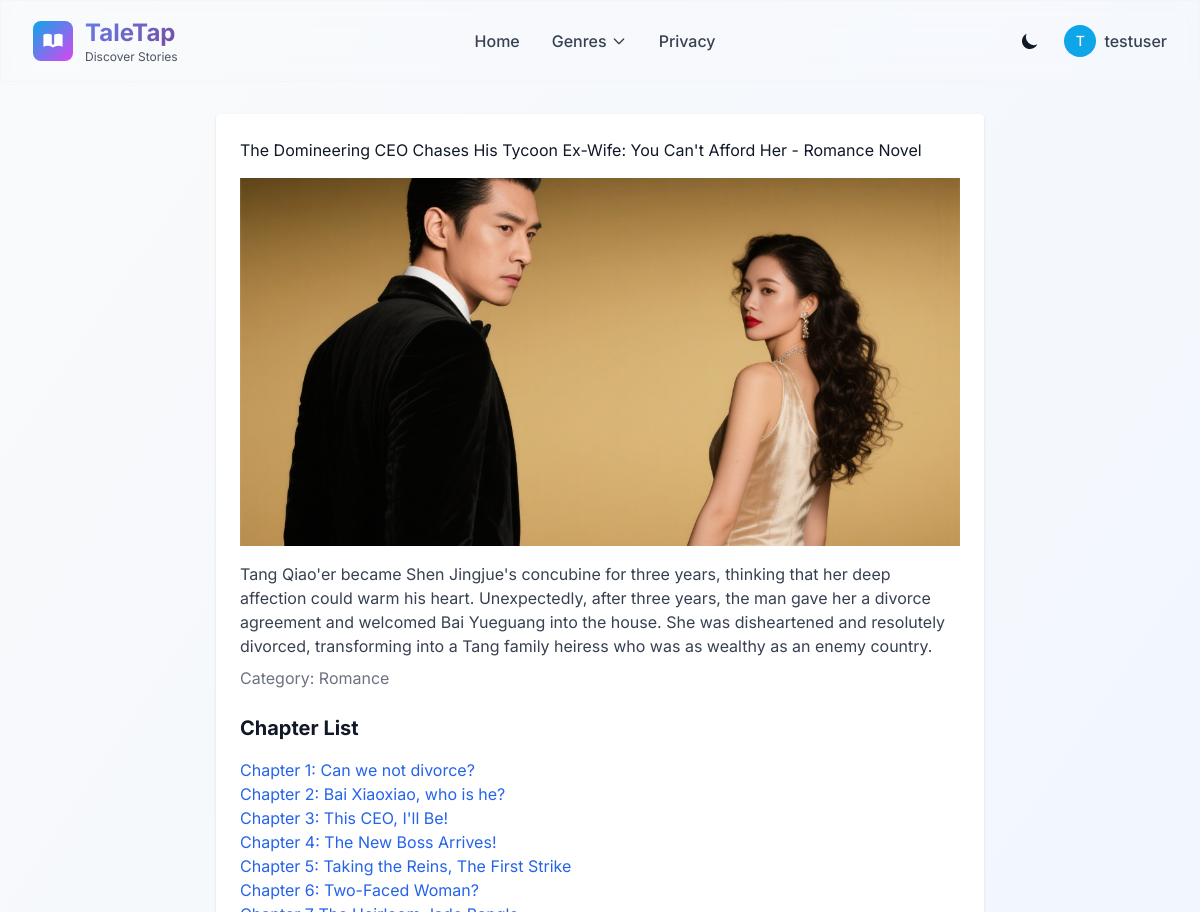
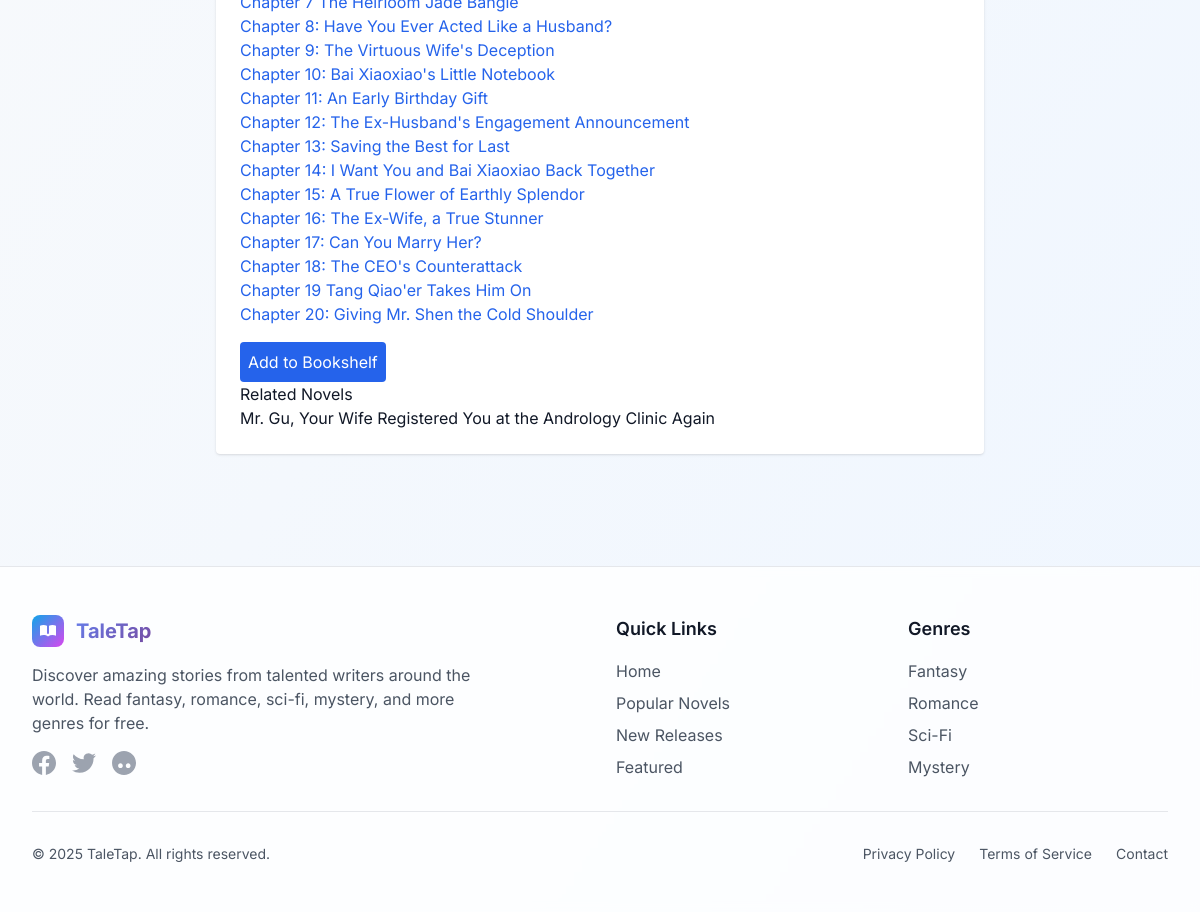
The app's page /novel/2 (signed in) with its own data (2 pictures, top to bottom).
### models.py (models this page shows)
class User(db.Model, UserMixin):
    id = db.Column(db.Integer, primary_key=True)
    username = db.Column(db.String(80), unique=True, nullable=False)
    password = db.Column(db.String(120), nullable=False)
    novels = db.relationship('UserNovel', backref='user', lazy=True)

class Novel(db.Model):
    id = db.Column(db.Integer, primary_key=True)
    title = db.Column(db.String(100), nullable=False)
    description = db.Column(db.Text, nullable=False)
    cover_image = db.Column(db.String(200))  # 封面图片路径
    chapters = db.relationship('Chapter', backref='novel', lazy=True)
    category = db.Column(db.String(50))

class Chapter(db.Model):
    id = db.Column(db.Integer, primary_key=True)
    novel_id = db.Column(db.Integer, db.ForeignKey('novel.id'), nullable=False)
    title = db.Column(db.String(100), nullable=False)
    content = db.Column(db.Text, nullable=False)
    comments = db.relationship('Comment', backref='chapter', lazy=True)

### app.py (the view)
@app.route('/novel/<int:novel_id>')
def novel(novel_id):
    novel = Novel.query.get_or_404(novel_id)
    related_novels = Novel.query.filter_by(category=novel.category).filter(Novel.id != novel_id).limit(3).all()
    return render_template('novel.html', novel=novel, related_novels=related_novels)

### app.py (called while the page is built)
@login_manager.user_loader
def load_user(user_id):
    return User.query.get(int(user_id))

### templates/novel.html (shortened to what this page needs)
{% extends 'base.html' %}
{% block content %}
<div class="max-w-3xl mx-auto bg-white dark:bg-gray-800 p-6 rounded shadow">
    <h1>{{ novel.title }} - {{ novel.category }} Novel</h1>
    <img src="{{ url_for('static', filename='img/' + (novel.cover_image or 'cover.jpg')) }}" alt="{{ novel.title }} 封面" class="w-full h-[23rem] object-cover mt-4">
    <p class="mt-4 text-gray-700 dark:text-gray-300">{{ novel.description }}</p>
    <p class="mt-2 text-gray-500 dark:text-gray-400">Category: {{ novel.category or 'None' }}</p>
    <h2 class="text-xl font-bold mt-6">Chapter List</h2>
    <ul class="mt-4">
        {% if novel.chapters %}
            {% for chapter in novel.chapters %}
            <li><a href="{{ url_for('chapter', novel_id=novel.id, chapter_id=chapter.id) }}" class="text-blue-600 hover:underline">{{ chapter.title }}</a></li>
            {% endfor %}
        {% else %}
            <li class="text-gray-500">No chapters available</li>
        {% endif %}
    </ul>
    {% if current_user.is_authenticated %}
    <form method="POST" action="{{ url_for('add_to_shelf', novel_id=novel.id) }}" class="mt-4">
        <button type="submit" class="bg-blue-600 text-white p-2 rounded hover:bg-blue-700">Add to Bookshelf</button>
    </form>
    {% endif %}
    <h3>Related Novels</h3>
<ul>
    {% for related in related_novels %}
        <li><a href="{{ url_for('novel', novel_id=related.id) }}">{{ related.title }}</a></li>
    {% endfor %}
</ul>
</div>
{% endblock %}

### templates/base.html (shortened to what this page needs)
<!DOCTYPE html>
<html lang="en" class="scroll-smooth">
<head>
    <link rel="stylesheet" href="{{ url_for('static', filename='css/reading.css') }}">
    <script src="https://cdn.tailwindcss.com"></script>
</head>
<body class="bg-gradient-to-br from-gray-50 to-blue-50 dark:from-gray-900 dark:to-gray-800 font-display text-gray-900 dark:text-gray-100 min-h-screen">
    <header class="sticky top-0 z-40 glass-effect border-b border-gray-200/20 dark:border-gray-700/20">
        <nav class="max-w-7xl mx-auto px-4 sm:px-6 lg:px-8" role="navigation" aria-label="Main navigation">
            <div class="flex justify-between items-center py-4">
                <div class="flex items-center space-x-2">
                    <a href="{{ url_for('index') }}" class="flex items-center space-x-3 hover:opacity-80 transition-opacity">
                        <div class="w-10 h-10 bg-gradient-to-br from-primary-500 to-accent-500 rounded-lg flex items-center justify-center">
                        </div>
                        <div>
                            <h1 class="text-2xl font-bold gradient-text">TaleTap</h1>
                            <p class="text-xs text-gray-600 dark:text-gray-400">Discover Stories</p>
                        </div>
                    </a>
                </div>
                <div class="hidden md:flex items-center space-x-8">
                    <a href="{{ url_for('index') }}" class="text-gray-700 dark:text-gray-300 hover:text-primary-600 dark:hover:text-primary-400 transition-colors font-medium">
                        Home
                    </a>
                    <div class="relative group">
                        <button class="text-gray-700 dark:text-gray-300 hover:text-primary-600 dark:hover:text-primary-400 transition-colors font-medium flex items-center space-x-1">
                            <span>Genres</span>
                            <svg class="w-4 h-4 transition-transform group-hover:rotate-180" fill="none" stroke="currentColor" viewBox="0 0 24 24">
                                <path stroke-linecap="round" stroke-linejoin="round" stroke-width="2" d="m19 9-7 7-7-7"/>
                            </svg>
                        </button>
                    </div>
                    <a href="{{ url_for('privacy_policy') }}" class="text-gray-700 dark:text-gray-300 hover:text-primary-600 dark:hover:text-primary-400 transition-colors font-medium">
                        Privacy
                    </a>
                </div>
                <div class="flex items-center space-x-4">
                    <button id="theme-toggle" class="p-2 rounded-lg hover:bg-gray-100 dark:hover:bg-gray-800 transition-colors" aria-label="Toggle dark mode">
                        <svg id="theme-toggle-dark-icon" class="hidden w-5 h-5" fill="currentColor" viewBox="0 0 20 20">
                            <path d="M17.293 13.293A8 8 0 016.707 2.707a8.001 8.001 0 1010.586 10.586z"/>
                        </svg>
                    </button>
                    {% if current_user.is_authenticated %}
                        <div class="relative group">
                            <button class="flex items-center space-x-2 text-gray-700 dark:text-gray-300 hover:text-primary-600 dark:hover:text-primary-400 transition-colors">
                                <div class="w-8 h-8 bg-primary-500 rounded-full flex items-center justify-center">
                                    <span class="text-white text-sm font-medium">{{ current_user.username[0].upper() }}</span>
                                </div>
                                <span class="font-medium">{{ current_user.username }}</span>
                            </button>
                        </div>
                    {% endif %}
                </div>
            </div>
        </nav>
    </header>
    <main id="main-content" class="max-w-7xl mx-auto px-4 sm:px-6 lg:px-8 py-8 animate-fade-in">
        {% block content %}{% endblock %}
    </main>
    <footer class="bg-white/80 dark:bg-gray-900/80 backdrop-blur-sm border-t border-gray-200 dark:border-gray-700 mt-20">
        <div class="max-w-7xl mx-auto px-4 sm:px-6 lg:px-8 py-12">
            <div class="grid grid-cols-1 md:grid-cols-4 gap-8">
                <div class="col-span-1 md:col-span-2">
                    <div class="flex items-center space-x-3 mb-4">
                        <div class="w-8 h-8 bg-gradient-to-br from-primary-500 to-accent-500 rounded-lg flex items-center justify-center">
                        </div>
                        <h3 class="text-xl font-bold gradient-text">TaleTap</h3>
                    </div>
                    <p class="text-gray-600 dark:text-gray-400 mb-4 max-w-md">
                        Discover amazing stories from talented writers around the world. Read fantasy, romance, sci-fi, mystery, and more genres for free.
                    </p>
                    <div class="flex space-x-4">
                        <a href="#" class="text-gray-400 hover:text-primary-500 transition-colors" aria-label="Facebook">
                        </a>
                        <a href="#" class="text-gray-400 hover:text-primary-500 transition-colors" aria-label="Twitter">
                        </a>
                        <a href="#" class="text-gray-400 hover:text-primary-500 transition-colors" aria-label="Instagram">
                        </a>
                    </div>
                </div>
                <div>
                    <h4 class="text-lg font-semibold mb-4">Quick Links</h4>
                    <ul class="space-y-2">
                        <li><a href="{{ url_for('index') }}" class="text-gray-600 dark:text-gray-400 hover:text-primary-600 dark:hover:text-primary-400 transition-colors">Home</a></li>
                        <li><a href="{{ url_for('category', category='Popular') }}" class="text-gray-600 dark:text-gray-400 hover:text-primary-600 dark:hover:text-primary-400 transition-colors">Popular Novels</a></li>
                        <li><a href="{{ url_for('category', category='New') }}" class="text-gray-600 dark:text-gray-400 hover:text-primary-600 dark:hover:text-primary-400 transition-colors">New Releases</a></li>
                        <li><a href="{{ url_for('category', category='Featured') }}" class="text-gray-600 dark:text-gray-400 hover:text-primary-600 dark:hover:text-primary-400 transition-colors">Featured</a></li>
                    </ul>
                </div>
                <div>
                    <h4 class="text-lg font-semibold mb-4">Genres</h4>
                    <ul class="space-y-2">
                        <li><a href="{{ url_for('category', category='Fantasy') }}" class="text-gray-600 dark:text-gray-400 hover:text-primary-600 dark:hover:text-primary-400 transition-colors">Fantasy</a></li>
                        <li><a href="{{ url_for('category', category='Romance') }}" class="text-gray-600 dark:text-gray-400 hover:text-primary-600 dark:hover:text-primary-400 transition-colors">Romance</a></li>
                        <li><a href="{{ url_for('category', category='Sci-Fi') }}" class="text-gray-600 dark:text-gray-400 hover:text-primary-600 dark:hover:text-primary-400 transition-colors">Sci-Fi</a></li>
                        <li><a href="{{ url_for('category', category='Mystery') }}" class="text-gray-600 dark:text-gray-400 hover:text-primary-600 dark:hover:text-primary-400 transition-colors">Mystery</a></li>
                    </ul>
                </div>
            </div>
            <div class="border-t border-gray-200 dark:border-gray-700 mt-8 pt-8">
                <div class="flex flex-col md:flex-row justify-between items-center">
                    <p class="text-gray-600 dark:text-gray-400 text-sm">
                        © 2025 TaleTap. All rights reserved.
                    </p>
                    <div class="flex space-x-6 mt-4 md:mt-0">
                        <a href="{{ url_for('privacy_policy') }}" class="text-gray-600 dark:text-gray-400 hover:text-primary-600 dark:hover:text-primary-400 transition-colors text-sm">Privacy Policy</a>
                        <a href="/terms" class="text-gray-600 dark:text-gray-400 hover:text-primary-600 dark:hover:text-primary-400 transition-colors text-sm">Terms of Service</a>
                        <a href="/contact" class="text-gray-600 dark:text-gray-400 hover:text-primary-600 dark:hover:text-primary-400 transition-colors text-sm">Contact</a>
                    </div>
                </div>
            </div>
        </div>
    </footer>
</body>
</html>

### templates/base.html (style rules this page uses)
.glass-effect { backdrop-filter: blur(10px); background: rgba(255, 255, 255, 0.1); border: 1px solid rgba(255, 255, 255, 0.2); }
.gradient-text { background: linear-gradient(135deg, #667eea 0%, #764ba2 100%); -webkit-background-clip: text; -webkit-text-fill-color: transparent; background-clip: text; }

### records on screen
User: username "T", username "testuser"
Novel: title "The Domineering CEO Chases His Tycoon Ex-Wife: You Can't Afford Her", category "Romance", cover_image (picture), description "Tang Qiao'er became Shen Jingjue's concubine for three years, thinking that her deep affection could warm his heart. Unexpectedly, after three years, the man gave her a divorce agreement and welcomed Bai Yueguang into the house. She was disheartened and resolutely divorced, transforming into a Tang family heiress who was as wealthy as an enemy country."
Chapter: title "Chapter 1: Can we not divorce?"
Chapter: title "Chapter 2: Bai Xiaoxiao, who is he?"
Chapter: title "Chapter 3: This CEO, I'll Be!"
Chapter: title "Chapter 4: The New Boss Arrives!"
Chapter: title "Chapter 5: Taking the Reins, The First Strike"
Chapter: title "Chapter 6: Two-Faced Woman?"
Chapter: title "Chapter 7 The Heirloom Jade Bangle"
Chapter: title "Chapter 8: Have You Ever Acted Like a Husband?"
Chapter: title "Chapter 9: The Virtuous Wife's Deception"
Chapter: title "Chapter 10: Bai Xiaoxiao's Little Notebook"
Chapter: title "Chapter 11: An Early Birthday Gift"
Chapter: title "Chapter 12: The Ex-Husband's Engagement Announcement"
Chapter: title "Chapter 13: Saving the Best for Last"
Chapter: title "Chapter 14: I Want You and Bai Xiaoxiao Back Together"
Chapter: title "Chapter 15: A True Flower of Earthly Splendor"
Chapter: title "Chapter 16: The Ex-Wife, a True Stunner"
Chapter: title "Chapter 17: Can You Marry Her?"
Chapter: title "Chapter 18: The CEO's Counterattack"
Chapter: title "Chapter 19 Tang Qiao'er Takes Him On"
Chapter: title "Chapter 20: Giving Mr. Shen the Cold Shoulder"
Novel: title "Mr. Gu, Your Wife Registered You at the Andrology Clinic Again"
